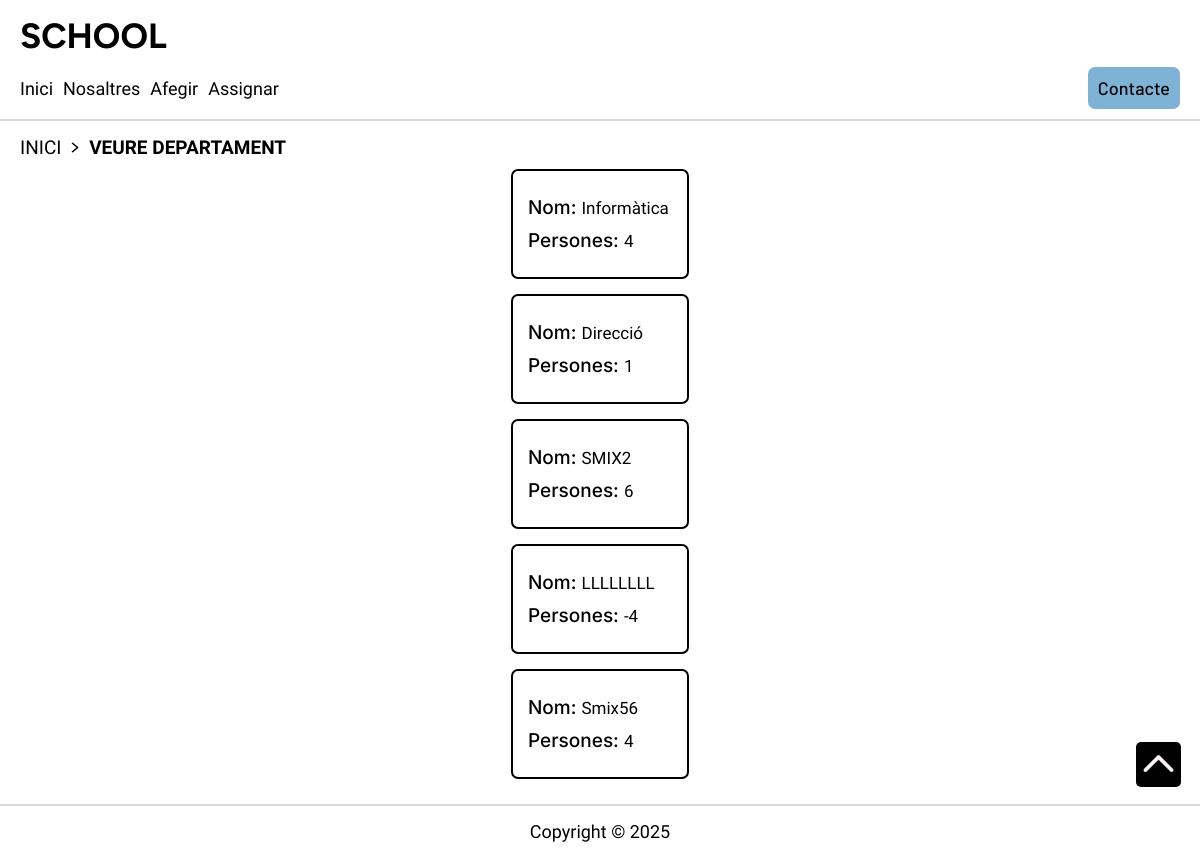
Page /veuredepartament on the earlier database version.
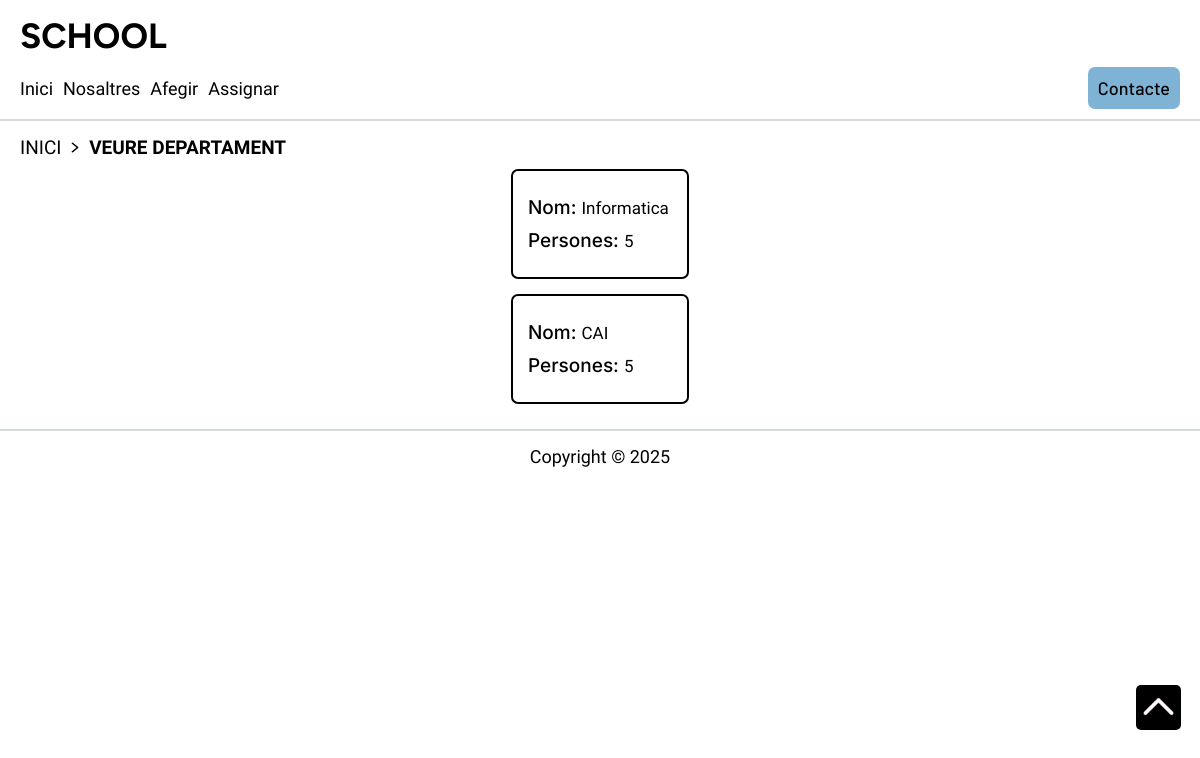
Same page on the later database version.
### tables this page shows
CREATE TABLE `department` (
  `id` int(11) NOT NULL AUTO_INCREMENT,
  `name` varchar(100) NOT NULL,
  `people` varchar(100) NOT NULL,
  PRIMARY KEY (`id`)
);

### src/helper.php (called while the page is built, shortened)
<?php
function view(string $template,array $data=null){
    require VIEWS.'/'.$template.'.view.php';
    return  ob_get_clean();
}

### index.php (called while the page is built, shortened)
<?php
require __DIR__ .'/bootstrap.php';
$router->dispatch(new Request());

### src/School/Services/DepartamentServices.php (called while the page is built, shortened)
<?php
class DepartamentServices{
    private DepartamentRepository $DepartamentRepository;
    function __construct(\PDO $db, DepartamentRepository $DepartamentRepository){
        $this->DepartamentRepository = $DepartamentRepository;
    }
    function show(){
        return $this->DepartamentRepository->show();
    }
}

### src/Infrastructure/Persistence/DepartamentRepository.php (called while the page is built, shortened)
<?php
class DepartamentRepository implements IDepartmentRepository{
    private \PDO $db;
    function __construct(\PDO $db) {
        $this->db = $db;
    }
    function show(){
        $alldepartment = [];
        $sql = $this->db->prepare("SELECT * FROM department");
        $sql->execute();
        while($fila = $sql->fetch(\PDO::FETCH_ASSOC)){
            $department = new Department($fila['name'], $fila['people']);
            $department->setId($fila['id']);
            $alldepartment[] = $department;
        }
        return $alldepartment;
    }
}

### src/School/Checks/Check.php (called while the page is built, shortened)
<?php
class Check {
    public static function isNull($s): bool {
        return $s == null ? true : false;
    }
    public static function minLenght(string $s, int $lenght): int {
        return strlen(trim($s)) >= $lenght ? 0 : -3;
    }
}

### src/School/Entities/Department.php (called while the page is built, shortened)
<?php
class Department{
    protected string $name;
    protected string $people;
    public function __construct(string $name, string $people){
        $message = "";
    }
    public function setId(?int $id): int{
        return 0;
    }
    public function getPeople(): string{
        return $this->people;
    }
    public function setPeople(string $people): int{
        $this->people = $people;
        return 0;
    }
    public function getName(): string{
        return $this->name;
    }
    public function setName(string $name): int{
        $this->name = $name;
        return 0;
    }
}

### src/Views/veuredepartament.view.php (the view, shortened to what this page needs)
<!DOCTYPE html>
<html lang="es">
<head>
    <link rel="stylesheet" href="css/veurecamps/departament/veurecamps.css">
</head>
<body>
    <?php include 'parts/nav/nav.view.php'?>
    <article class="localitzacio">
        <a id="localitzacio__enlac" href="/index">
            <p id="localitzacio__text">INICI</p>
        </a>
        <img id="localitzacio__img" src="img/fletxes/fletxadreta.png" alt="fletxadreta">
        <a id="localitzacio__enlac" href="/veuredepartament">
            <p id="localitzacio__text--ubi">VEURE DEPARTAMENT</p>
        </a>
    </article>
    <section>
        <?php foreach($departments as $department) { ?>
            <div id="box">
                <div id="capsa">
                    <div id="capsa__individual">
                        <h1 id="capsa__titol">Nom:</h1>
                        <p id="capsa__desc"><?php echo $department->getName() ?></p>
                    </div>
                    <div id="capsa__individual">
                        <h1 id="capsa__titol">Persones:</h1>
                        <p id="capsa__desc"><?php echo $department->getPeople() ?></p>
                    </div>
                </div>
            </div>
        <?php } ?>
    </section>
    <?php include 'parts/fletxadalt/fletxadalt.view.php'?>
    <?php include 'parts/footer/footer.view.php'?>
</body>
</html>

Differences in the rows shown:
removed department: name "Informàtica", people "4"
removed department: name "Direcció", people "1"
removed department: name "SMIX2", people "6"
removed department: name "LLLLLLLL", people "-4"
removed department: name "Smix56", people "4"
added department: name "Informatica", people "5"
added department: name "CAI", people "5"
